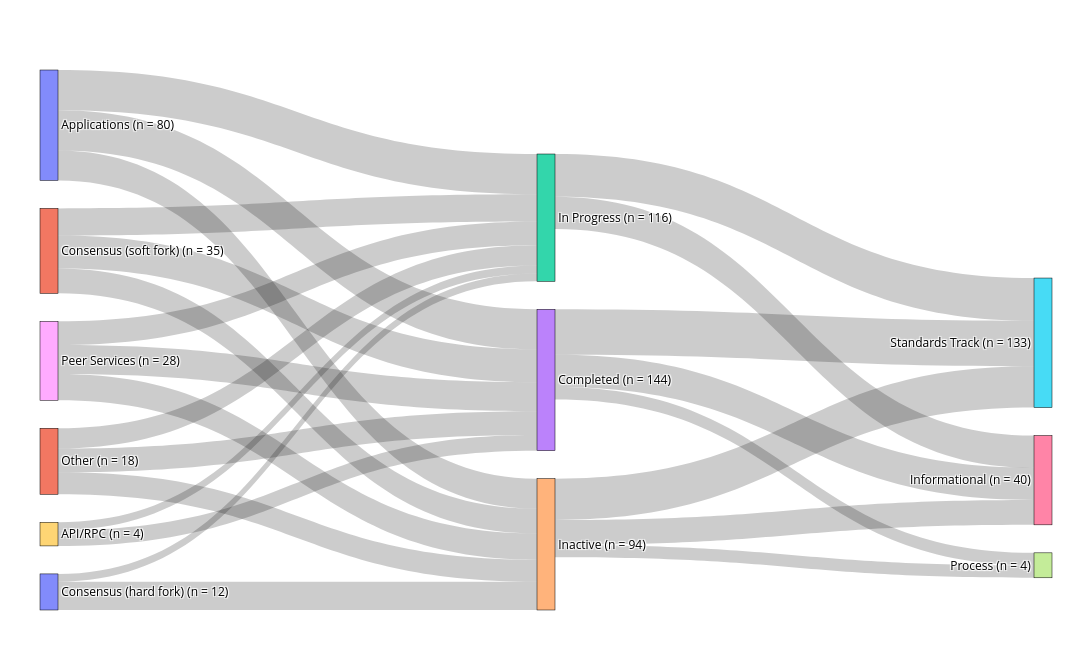

The code cell stored with this chart in its notebook:
### Code cell
grouped_sankey_data = convert_data_to_sankey_grouped_status(data)
draw_sankey_chart(grouped_sankey_data,title="", save_as="sankey_bip.pdf")

### Figure 1 — Plotly figure (JSON) as saved in the notebook; plotly's stock layout.template omitted (floating-point values rounded to 4 significant figures)
{"data": [{"arrangement": "snap", "link": {"source": [10, 4, 0, 3, 0, 2, 2, 0, 4, 11, 8, 11, 8, 1, 3, 8, 11, 1, 3, 1, 9, 4, 9, 10], "target": [4, 5, 3, 5, 2, 6, 5, 4, 6, 3, 3, 2, 4, 2, 6, 2, 4, 3, 7, 4, 3, 7, 2, 2], "value": [7.455, 10.91, 10.58, 12.02, 10.67, 8.5, 11.28, 7.917, 6.592, 8.671, 7.695, 7.194, 6.908, 5.375, 8.5, 6.238, 6.592, 6.238, 3.296, 5.838, 4.159, 3.296, 2.079, 2.079]}, "node": {"label": ["Applications (n = 80)", "Other (n = 18)", "In Progress (n = 116)", "Completed (n = 144)", "Inactive (n = 94)", "Standards Track (n = 133)", "Informational (n = 40)", "Process (n = 4)", "Peer Services (n = 28)", "API/RPC (n = 4)", "Consensus (hard fork) (n = 12)", "Consensus (soft fork) (n = 35)"], "line": {"color": "black", "width": 0.5}, "pad": 28, "thickness": 18}, "type": "sankey"}], "layout": {"font": {"color": "black", "shadow": "none", "size": 12}, "height": 650, "margin": {"b": 40, "l": 40, "r": 40, "t": 70}, "title": {"text": ""}, "width": 1200}}
